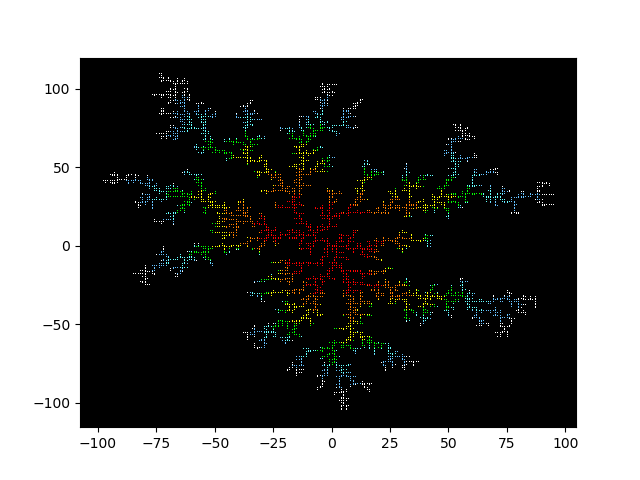

This figure's Python source:
import numpy as np
import random as rnd
import matplotlib.pyplot as plt
import time

CORDS = []
distCORDS = []

x0y0 = (0,0)

CORDS.append(x0y0)

R=2

def Distance(x,y):
	return np.sqrt(x**2+y**2)

def AddParticle():
	global CORDS,R
	rand = rnd.uniform(0,2*np.pi)
	x,y = int(R*np.cos(rand)), int(R*np.sin(rand))
	while True:
		s = [
			(x+1,y),
			(x,y+1),
			(x-1,y),
			(x,y-1)
			]
		if Distance(x,y) > R+20:
			return
		if len(list(set(s) & set(CORDS))) > 0:
			CORDS.append((x,y))
			distCORDS.append(Distance(x,y))
			R = max(distCORDS)+10
			return
		rand = rnd.randint(1,4)
		if rand == 1:
			x += 1
		elif rand == 2:
			y += 1
		elif rand == 3:
			x += -1
		else:
			y += -1
	return

timein = time.time()
timeout = time.time() + 60*60

while True:
	if time.time() > timeout:
		break
	#print(int(time.time()%60))
	if int(time.time() % 60) == 0:
		print(len(CORDS))
	AddParticle()

CordsX = []
CordsY = []

for cord in CORDS:
	CordsX.append(cord[0])
	CordsY.append(cord[1])

COLORS = [
		 (1,0,0),
		 (1,127/255,0),
		 (1,1,0),
		 (0,1,0),
		 (102/255,1,1),
		 (102/255,194/255,1),
		 (1,1,1)
		 ]
		 
plt.rcParams['axes.facecolor']='black'
counter = len(CORDS)
for i in range(7):
	plt.plot(CordsX[i*int(counter/7):(i+1)*int(counter/7)],CordsY[i*int(counter/7):(i+1)*int(counter/7)],',',color=COLORS[i])

plt.show()
